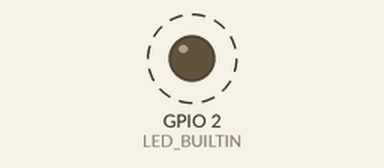
Recording of a sketch running on a simulated ESP8266 (NodeMCU). Parts: output pins drawn as LEDs (lit = HIGH, except the on-board LED, lit = LOW). Dashed ring = blinking. WiFi joins after 1.5 s; servers stay silent unless stated; what the sketch prints to the serial monitor is not drawn.

Above: at 2.0 s.
Timing chart, 0 to 6.1 s (numbered marks = the images above):
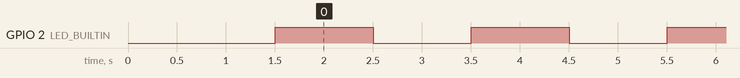

Measured:
- by itself, GPIO 2 (LED_BUILTIN): alternates HIGH for 1.0 s and LOW for 1.0 s

The sketch:

wifi.ino
```cpp
#include <ESP8266WiFi.h>

void setup()
{
  /* 9600bps 인 포트 */
  Serial.begin(9600);
  Serial.println();

  /* 와이파이 이름, 패스워드 입력 후 와이파이에 접속 */
  WiFi.begin("iptime-human401", "human401!");

  Serial.print("Connecting");
  /* 연결될때까지 대기 */
  while (WiFi.status() != WL_CONNECTED)
  {
    delay(500);
    Serial.print(".");
  }
  Serial.println();

  /* connected ip address : 아이피 주소 출력 */
  Serial.print("Connected, IP address: ");
  Serial.println(WiFi.localIP());

  // initialize digital pin LED_BUILTIN as an output.
  pinMode(LED_BUILTIN, OUTPUT);
}

void loop() {
  digitalWrite(LED_BUILTIN, HIGH);   // turn the LED on (HIGH is the voltage level)
  delay(1000);                       // wait for a second
  digitalWrite(LED_BUILTIN, LOW);    // turn the LED off by making the voltage LOW
  delay(1000);
  }
```
